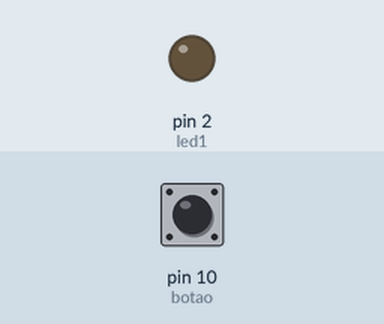
This sketch was run on a simulated Arduino Uno, built with avr-gcc and run on an emulated ATmega328P. Shown: output pins drawn as LEDs (lit = HIGH). Dashed ring = blinking. Inputs (shaded band) come from the test bench; at power-on: pin 10 (botao) LOW. What the sketch prints to the serial monitor is not drawn.

Above: at 1.2 s.
1.3 s: pin 10 (botao) pulled HIGH for 0.15 s
At 1.37 s:
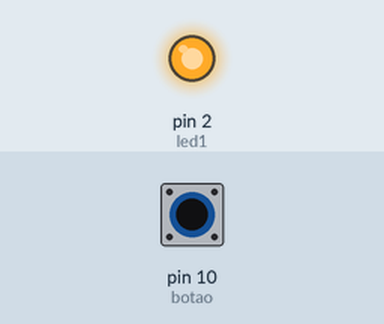
2.9 s: pin 10 (botao) pulled HIGH for 1 s
At 4.6 s:
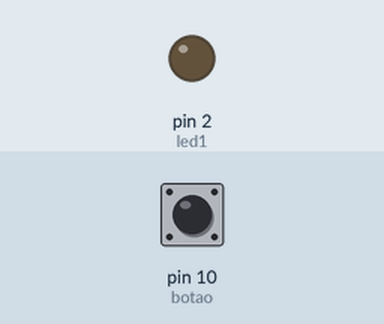
6.9 s: pin 10 (botao) pulsed HIGH 5 times (0.12 s each, 0.3 s apart)
At 6.96 s:
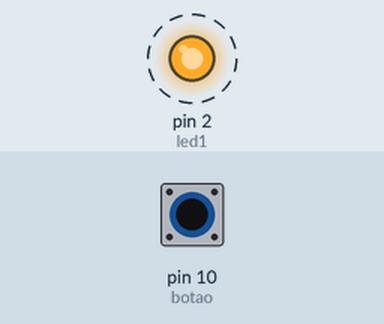
11.4 s: pin 10 (botao) driven HIGH
At 12.6 s:
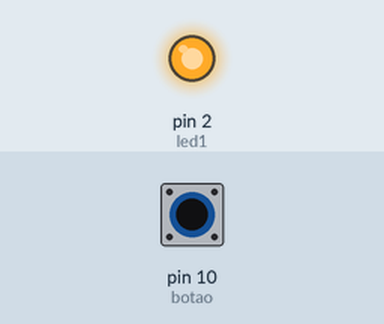
12.9 s: pin 10 (botao) driven LOW
At 13.9 s:
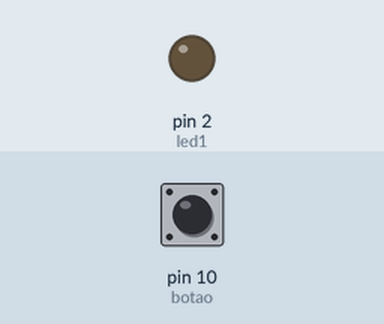
Timing chart, 0 to 15.4 s (numbered marks = the images above; inputs shaded):
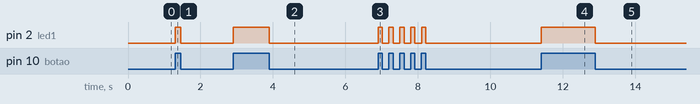

The sketch:

Bot_o_Invertido_-_PullUp.ino
```cpp
int led1 = 2;
int botao = 10;
int estadobotao = 0;

void setup (){
  pinMode(led1, OUTPUT);
  pinMode(botao, INPUT);
  Serial.begin (115200);
}

void loop () {
  estadobotao = digitalRead(botao);

  if(estadobotao == HIGH) {
    digitalWrite(led1, HIGH);
  }else{
    digitalWrite(led1, LOW);
     Serial.print("Botão Pressionado");
  }
}
```

Measured:
- after the input at 1.3 s, pin 2 (led1): LOW → HIGH at once, → LOW 0.15 s later
- after the input at 2.9 s, pin 2 (led1): LOW → HIGH at once, → LOW 1.0 s later
- after the input at 6.9 s, pin 2 (led1): alternates HIGH for 0.12 s and LOW for 0.18 s, 10 changes in all, then stays LOW, starting at once
- after the input at 11.4 s, pin 2 (led1): LOW → HIGH at once
- after the input at 12.9 s, pin 2 (led1): HIGH → LOW at once
